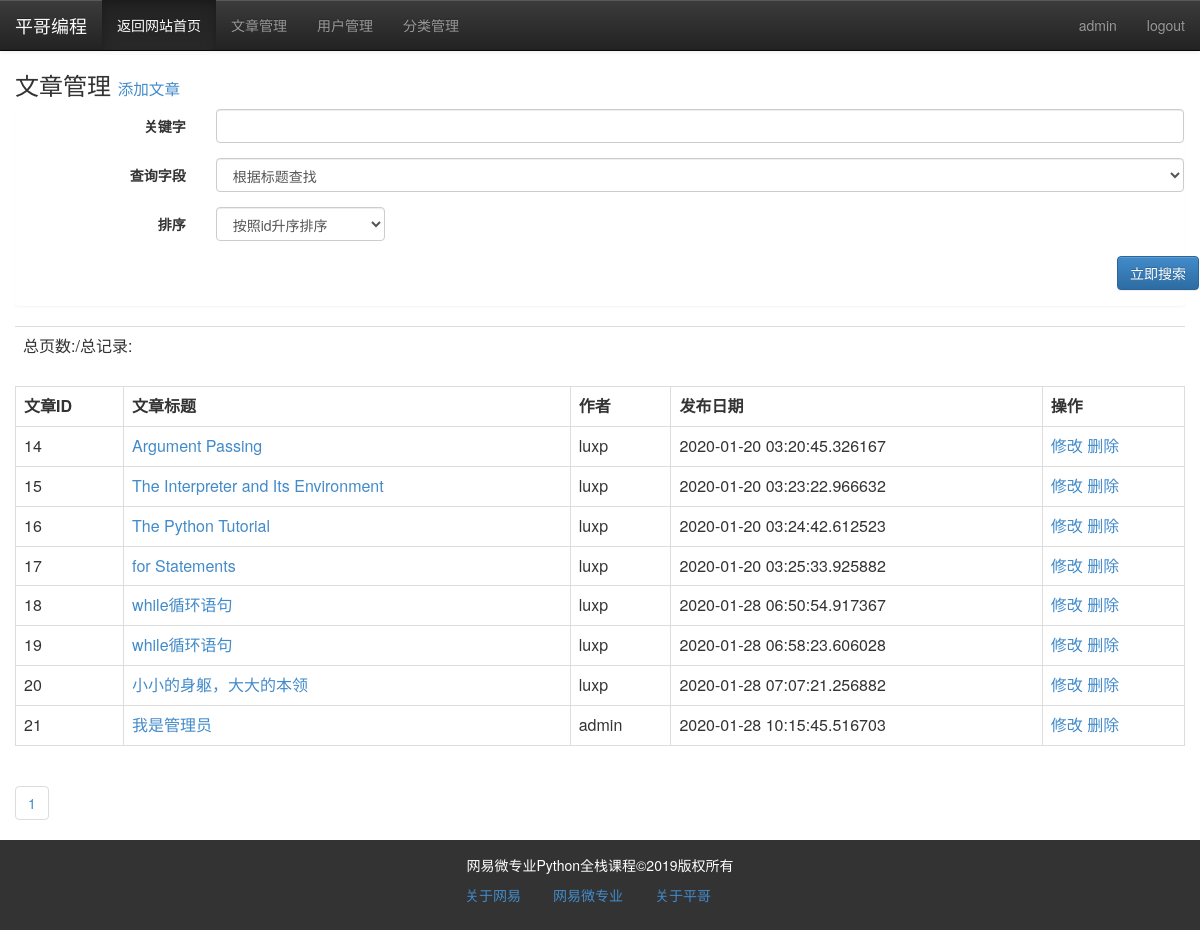
The page /admin/article/list (signed in) on the database its author committed.
### models.py (models this page shows)
class Article(db.Model):
    id = db.Column(db.Integer, primary_key=True)
    title = db.Column(db.String)
    intro = db.Column(db.String)
    content = db.Column(db.Text)
    author = db.Column(db.String)
    pubdate = db.Column(db.DateTime, default=datetime.utcnow)
    cate_id = db.Column(db.Integer, db.ForeignKey("category.cate_id"))

### admin/article.py (the view)
@admin_app.route("/article/list/<int:page>", methods=['get', "post"])
@admin_app.route("/article/list", defaults={"page":1},methods=['get', "post"])
def article_list(page):
    if request.method == "POST":
        q = request.form['q']
        condition = {request.form['field']:q}
        if request.form['field'] == "title":
            condition = Article.title.like('%%%s%%' % q)
        else:
            condition = Article.content.like('%%%s%%' % q)
        if request.form['order'] == "1":
            order = Article.id.asc()
        else:
            order = Article.id.desc()
        res = Article.query.filter(condition)\
                                .order_by(order)\
                                .paginate(page, 10)
    else:
        res = Article.query.paginate(page,10)
    articles = res.items
    pageList = res.iter_pages()
    return render_template("admin/article/article_list.html", articles=articles,
                           pageList=pageList
                           )

### admin/admin_app.py (called while the page is built)
@admin_app.before_request
@login_required
def is_admin():
    print(session['user'])
    if session['user'] != "admin":
        return redirect(url_for("login"))

### app.py (called while the page is built)
@app.context_processor
def account():
    username = session.get('user')
    return {"username":username}

@app.context_processor
def getCateList():
    cates = Category.query.all()
    return {"cates":cates}

### libs.py (called while the page is built)
def login_required(func):
    @wraps(func)
    def decorator_nest(*args, **kwargs):
        if not "user" in session:
            return redirect(url_for("login"))
        else:
            print(func)
            return func(*args, **kwargs)
    return decorator_nest

### templates/admin/article/article_list.html (shortened to what this page needs)
{% extends "admin/admin_base.html" %}
{% block content %}
		<div class="container-fluid">
			<div class="row">
				<div class="col-md-12">
                    <h3>文章管理
                    <small>
                            <a href="{{ url_for("admin_app.article_post") }}">
                                添加文章
                            </a>
                        </small>
                    </h3>
                    <div class="panel">
                        <form action=""  method="post" class="form-horizontal" >
                            <div class="form-group">
                                <label for="q" class="col-xs-2 control-label">关键字</label>
                                <div class="col-xs-10">
                                    <input type="text" name="q" class="form-control">
                                </div>
                            </div>
                            <div class="form-group">
                                <label for="field" class="col-xs-2 control-label">查询字段</label>
                                <div class="col-xs-10">
                                    <select name="field" class="form-control">
                                        <option value="title">根据标题查找</option>
                                    </select>
                                </div>
                            </div>
                            <div class="form-group">
                                <label for="排序" class="col-xs-2 control-label">排序</label>
                                <div class="col-xs-2">
                                   <select name="order" class="form-control">
                                        <option value="1" checked>按照id升序排序</option>
                                    </select>
                                </div>
                            </div>
                            <div class="form-group ">
                                <input type="submit" name="search" class="btn btn-primary pull-right" value="立即搜索">
                            </div>
                        </form>
                    </div>
                    <table class="table">
                        <tr>
                            <td>总页数:{{ pages }}/总记录:{{ total }}</td>
                        </tr>
                    </table>
					<table class="table table-bordered ">
                        <tr>
                            <th>文章ID</th>
                            <th>文章标题</th>
                            <th>作者</th>
                            <th>发布日期</th>
                            <th>操作</th>
                        </tr>
                        {% for article in articles %}
                        <tr>
                            <td>{{ article.id }}</td>
                            <td><a href="{{ url_for("article_app.view", article_id=article.id) }}">{{ article.title }}</a></td>
                            <td>{{ article.author }}</td>
                            <td>{{ article.pubdate }}</td>
                            <td>
                                <a href="{{ url_for("admin_app.article_edit", article_id=article.id) }}">修改</a>
                                <a href="{{ url_for("admin_app.article_delete", article_id=article.id) }}">删除</a>
                            </td>
                        </tr>
                        {% endfor %}
                    </table>
					<ul class="pagination">
                        {% for page in pageList %}
                            {% if page!=None %}
						<li><a href="{{ url_for("admin_app.article_list", page=page) }}">{{ page }}</a></li>
                            {% else %}
                            <li><a href="#">...</a></li>
                            {% endif %}
						{% endfor %}
					</ul>
				</div>
				</div>
			</div>
{% endblock %}

### templates/admin/admin_base.html (shortened to what this page needs)
{% block head %}
    <head>
        <link rel="stylesheet" type="text/css" href="{{ url_for("static", filename="css/bootstrap.css") }}"/>
	    <link rel="stylesheet" type="text/css" href="{{ url_for("static", filename="css/bootstrap-theme.css") }}"/>
	</head>
{%  endblock %}
{%  block nav %}
      <nav class="navbar navbar-default navbar-fixed-top navbar-inverse">
			<div class="navbar-header">
				<a href="" class="navbar-brand">平哥编程</a>
			</div>
			<div class="collapse navbar-collapse" id="navmenu">
				<ul class="nav navbar-nav" >
					    <li class="active"><a href="{{ url_for("index") }}">返回网站首页</a></li>
                        <li><a href="{{ url_for("admin_app.article_list") }}">文章管理</a></li>
                        <li><a href="{{ url_for("admin_app.userList") }}">用户管理</a></li>
                        <li><a href="{{ url_for("admin_app.cateList") }}">分类管理</a></li>
                </ul>
                <ul class="nav navbar-nav pull-right">
                       <li><a href="#">{{ username }}</a></li>
                       <li><a href="{{ url_for("logout") }}">logout</a></li>
                </ul>
			</div>
		</nav>
{% endblock %}
{% block content %}{%  endblock %}
{% block footer %}
          <footer>
			<div class="container-fluid">
				<div class="row">
					<div class="col-md-12">
						网易微专业Python全栈课程&copy;2019版权所有
					</div>
				</div>
			</div>
			<nav >
				<ul class="nav nav-pills   ">
					<li><a href="">关于网易</a></li>
					<li><a href="">网易微专业</a></li>
					<li><a href="">关于平哥</a></li>
				</ul>
			</nav>
		</footer>
{% endblock %}

### templates/admin/admin_base.html (style rules this page uses)
footer { padding: 15px; background: #333; text-align: center; color: #fff; }
footer nav { margin: auto; width: 300px; }

### rows shown on the page
Article: author "admin", id "21", title "我是管理员", pubdate "2020-01-28 10:15:45.516703"
Article: id "14", title "Argument Passing", author "luxp", pubdate "2020-01-20 03:20:45.326167"
Article: id "15", title "The Interpreter and Its Environment", author "luxp", pubdate "2020-01-20 03:23:22.966632"
Article: id "16", title "The Python Tutorial", author "luxp", pubdate "2020-01-20 03:24:42.612523"
Article: id "17", title "for Statements", author "luxp", pubdate "2020-01-20 03:25:33.925882"
Article: id "18", title "while循环语句", author "luxp", pubdate "2020-01-28 06:50:54.917367"
Article: id "19", title "while循环语句", author "luxp", pubdate "2020-01-28 06:58:23.606028"
Article: id "20", title "小小的身躯，大大的本领", author "luxp", pubdate "2020-01-28 07:07:21.256882"

### other values the page prints
{{ page }} "1"
